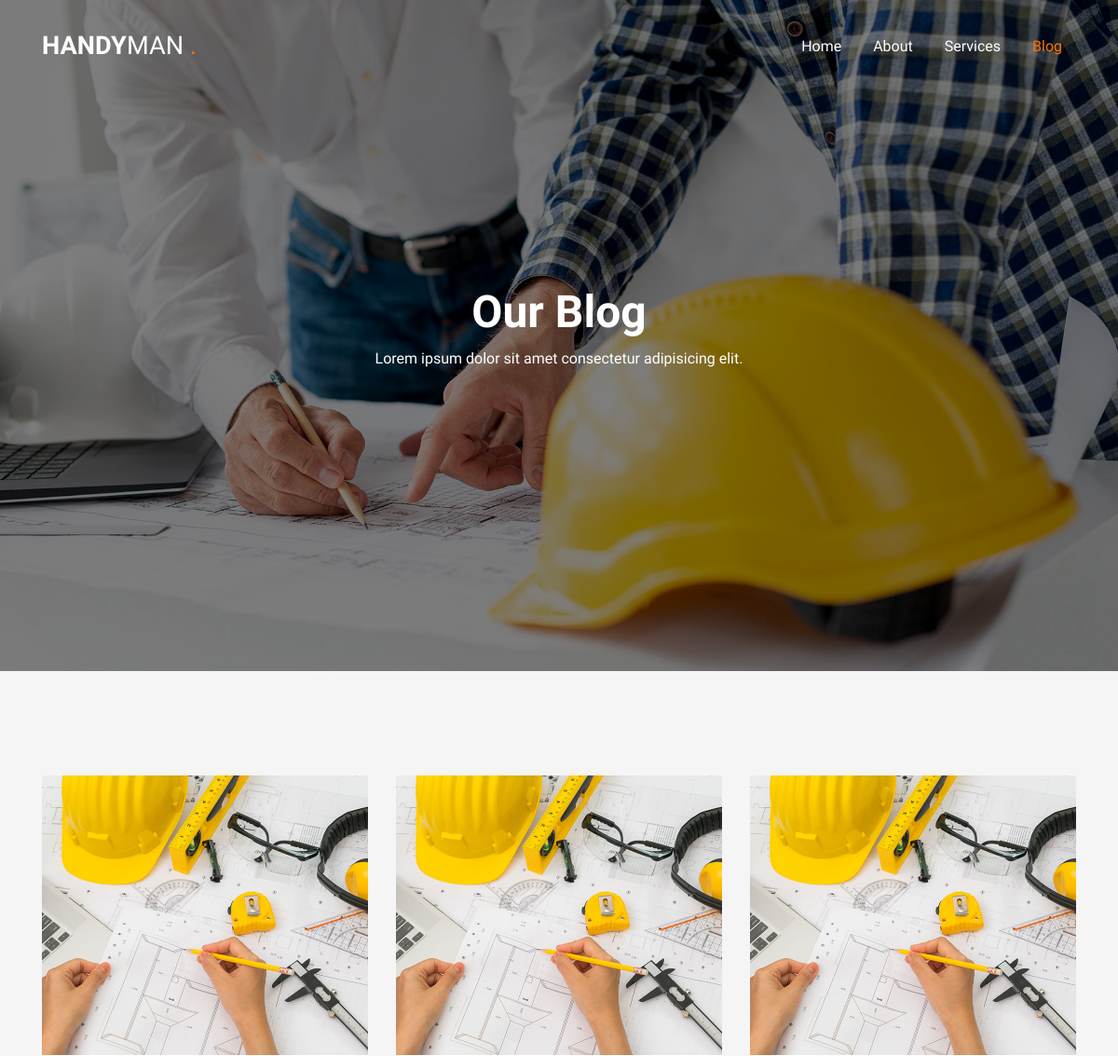
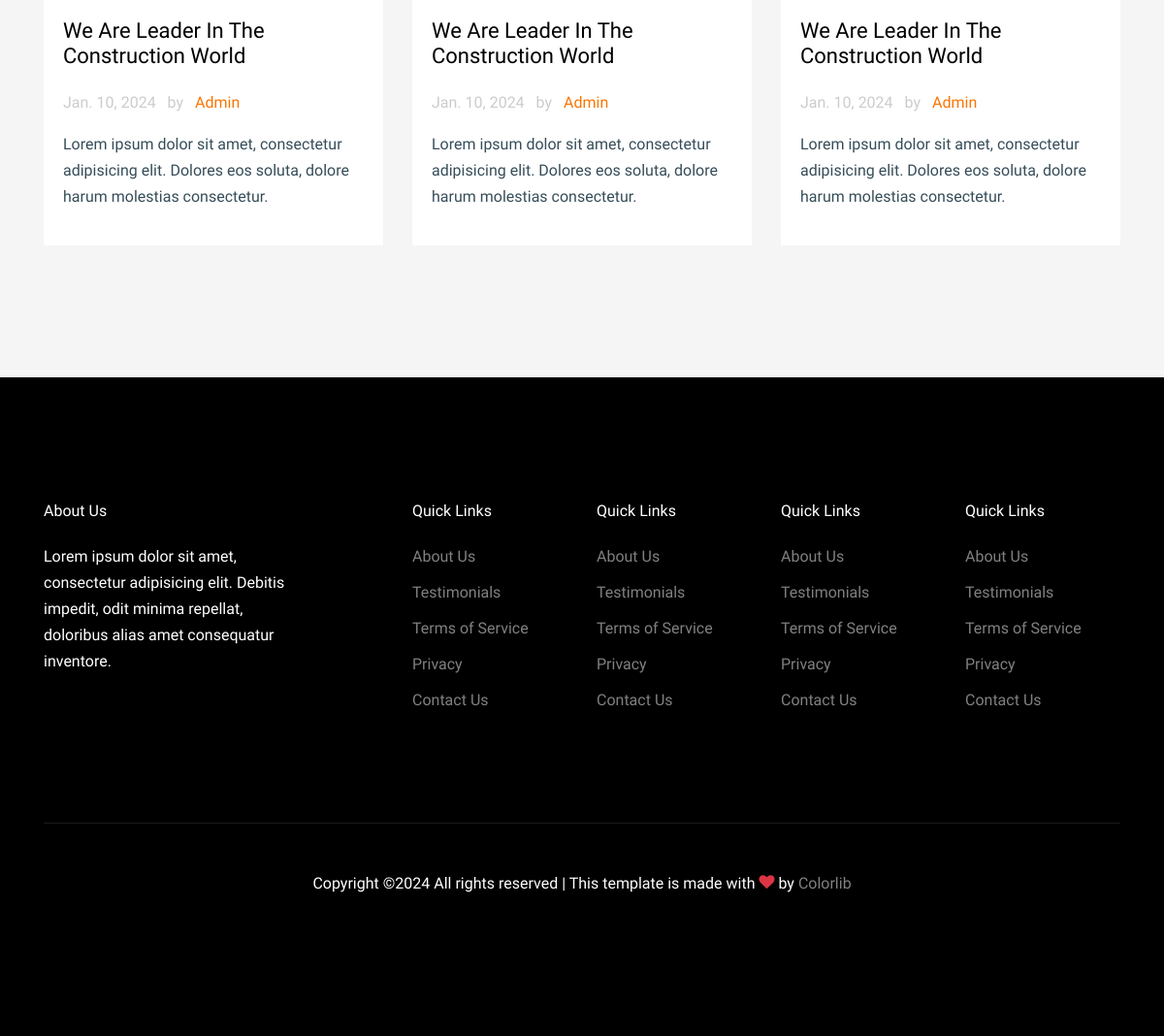
Page /blog on the committed database (2 pictures, top to bottom).
### app/models.py (models this page shows)
class Blogpage(models.Model):
    title = models.CharField(max_length=255)
    text = models.TextField(max_length=255)

class Blog(models.Model):
    title = models.CharField(max_length=255)
    date = models.DateField(max_length=255)
    admin = models.CharField(max_length=255)
    text = models.TextField(max_length=255)

### app/views.py (the view)
# urls.py: path('blog', blog, name='blog'),
def blog(request):
    blogpage = Blogpage.objects.all()
    blog = Blog.objects.all()
    context = {
        'blogpage': blogpage,
        'blog': blog,
    }
    return render(request, 'blog.html', context)

### templates/blog.html (shortened to what this page needs)
{%load static%}
<!doctype html>
<html lang="en">
  <head>
    <link rel="stylesheet" href="{% static 'fonts/icomoon/style.css' %}">
    <link rel="stylesheet" href="{% static 'css/bootstrap.min.css' %}">
    <link rel="stylesheet" href="{% static 'css/bootstrap-datepicker.css' %}">
    <link rel="stylesheet" href="{% static 'css/jquery.fancybox.min.css' %}">
    <link rel="stylesheet" href="{% static 'css/owl.carousel.min.css' %}">
    <link rel="stylesheet" href="{% static 'css/owl.theme.default.min.css' %}">
    <link rel="stylesheet" href="{% static 'fonts/flaticon/font/flaticon.css' %}">
    <link rel="stylesheet" href="{% static 'css/aos.css' %}">
    <link rel="stylesheet" href="{% static 'css/style.css' %}">
  </head>
  <body data-spy="scroll" data-target=".site-navbar-target" data-offset="300">
    <div class="site-wrap" id="home-section">
      <header class="site-navbar site-navbar-target" role="banner">
        <div class="container">
          <div class="row align-items-center position-relative">
            <div class="col-3 ">
              <div class="site-logo">
                <a href="{% url 'main' %}"><strong>Handy</strong>man <span class="text-primary">.</span> </a>
              </div>
            </div>
            <div class="col-9  text-right">
              <nav class="site-navigation text-right ml-auto d-none d-lg-block" role="navigation">
                <ul class="site-menu main-menu js-clone-nav ml-auto ">
                  <li><a href="{% url 'main' %}" class="nav-link">Home</a></li>
                  <li><a href="{% url 'about' %}" class="nav-link">About</a></li>
                  <li><a href="{% url 'services' %}" class="nav-link">Services</a></li>
                  <li class="active"><a href="{% url 'blog' %}" class="nav-link">Blog</a></li>
                </ul>
              </nav>
            </div>
          </div>
        </div>
      </header>
      <div class="ftco-blocks-cover-1">
      <div class="ftco-cover-1 overlay innerpage" style="background-image: url('images/hero_2.jpg')">
        <div class="container">
          <div class="row align-items-center justify-content-center">
            {%for Blogpage in blogpage %}
            <div class="col-lg-6 text-center">
              <h1>{{Blogpage.title}}</h1>
              <p>{{Blogpage.text}}</p>
            </div>
            {% endfor %}
          </div>
        </div>
      </div>
    </div>
    <div class="site-section bg-light">
      <div class="container">
        <div class="row">
          {% for Blog in blog %}
          <div class="col-lg-4 col-md-6 mb-4">
            <div class="post-entry-1 h-100">
              <a href="{% url 'single' %}">
                <img src="{% static 'images/img_4.jpg' %}" alt="Image"
                 class="img-fluid">
              </a>
              <div class="post-entry-1-contents">
                <h2><a href="{% url 'single' %}">{{Blog.title}}</a></h2>
                <span class="meta d-inline-block mb-3">{{Blog.date}} <span class="mx-2">by</span> <a href="#">{{Blog.admin}}</a></span>
                <p>{{Blog.text}}</p>
              </div>
            </div>
          </div>
          {% endfor %}
        </div>
      </div>
    </div>
    <footer class="site-footer">
      <div class="container">
        <div class="row">
          <div class="col-lg-3">
            <h2 class="footer-heading mb-4">About Us</h2>
                <p>Lorem ipsum dolor sit amet, consectetur adipisicing elit. Debitis impedit, odit minima repellat, doloribus alias amet consequatur inventore.</p>
          </div>
          <div class="col-lg-8 ml-auto">
            <div class="row">
              <div class="col-lg-3">
                <h2 class="footer-heading mb-4">Quick Links</h2>
                <ul class="list-unstyled">
                  <li><a href="#">About Us</a></li>
                  <li><a href="#">Testimonials</a></li>
                  <li><a href="#">Terms of Service</a></li>
                  <li><a href="#">Privacy</a></li>
                  <li><a href="#">Contact Us</a></li>
                </ul>
              </div>
              <div class="col-lg-3">
                <h2 class="footer-heading mb-4">Quick Links</h2>
                <ul class="list-unstyled">
                  <li><a href="#">About Us</a></li>
                  <li><a href="#">Testimonials</a></li>
                  <li><a href="#">Terms of Service</a></li>
                  <li><a href="#">Privacy</a></li>
                  <li><a href="#">Contact Us</a></li>
                </ul>
              </div>
              <div class="col-lg-3">
                <h2 class="footer-heading mb-4">Quick Links</h2>
                <ul class="list-unstyled">
                  <li><a href="#">About Us</a></li>
                  <li><a href="#">Testimonials</a></li>
                  <li><a href="#">Terms of Service</a></li>
                  <li><a href="#">Privacy</a></li>
                  <li><a href="#">Contact Us</a></li>
                </ul>
              </div>
              <div class="col-lg-3">
                <h2 class="footer-heading mb-4">Quick Links</h2>
                <ul class="list-unstyled">
                  <li><a href="#">About Us</a></li>
                  <li><a href="#">Testimonials</a></li>
                  <li><a href="#">Terms of Service</a></li>
                  <li><a href="#">Privacy</a></li>
                  <li><a href="#">Contact Us</a></li>
                </ul>
              </div>
            </div>
          </div>
        </div>
        <div class="row pt-5 mt-5 text-center">
          <div class="col-md-12">
            <div class="border-top pt-5">
              <p>
            Copyright &copy;<script>document.write(new Date().getFullYear());</script> All rights reserved | This template is made with <i class="icon-heart text-danger" aria-hidden="true"></i> by <a href="https://colorlib.com" target="_blank" >Colorlib</a>
            </p>
            </div>
          </div>
        </div>
      </div>
    </footer>
    </div>
  </body>
</html>

### static/css/style.css (style rules this page uses)
html { overflow-x: hidden; }
body { line-height: 1.7; color: #364d59 !important; font-weight: 300; font-size: 1rem; }
a { -webkit-transition: .3s all ease; -o-transition: .3s all ease; transition: .3s all ease; text-decoration: none; }
h1, h2, h3, h4, h5, .h1, .h2, .h3, .h4, .h5 { font-weight: 300; color: #364d59; }
.site-section { padding: 2.5em 0; }
@media (min-width: 768px) { .site-section { padding: 5em 0; } }
.site-footer { padding: 4em 0; background: #000; }
@media (min-width: 768px) { .site-footer { padding: 8em 0; } }
.site-footer .border-top { border-top: 1px solid rgba(255, 255, 255, 0.1) !important; }
.site-footer p { color: #fff; }
.site-footer h2, .site-footer h3, .site-footer h4, .site-footer h5 { color: #fff; }
.site-footer a { color: rgba(255, 255, 255, 0.5); }
.site-footer ul li { margin-bottom: 10px; }
.site-footer .footer-heading { font-size: 16px; color: #fff; }
.site-navbar { margin-bottom: 0px; z-index: 1999; position: absolute; top: 0; width: 100%; padding: 1rem; }
.site-navbar .site-logo { margin: 0; padding: 0; font-size: 1.7rem; text-transform: uppercase; }
.site-navbar .site-logo strong { font-weight: 900; }
.site-navbar .site-logo a { color: #fff; }
.site-navbar .site-navigation .site-menu { margin: 0; padding: 0; margin-bottom: 0; }
.site-navbar .site-navigation .site-menu .active { color: #fb7400 !important; }
.site-navbar .site-navigation .site-menu a { text-decoration: none !important; display: inline-block; }
.site-navbar .site-navigation .site-menu > li { display: inline-block; }
.site-navbar .site-navigation .site-menu > li > a { margin-left: 15px; margin-right: 15px; padding: 20px 0px; color: #fff !important; display: inline-block; text-decoration: none !important; }
.site-navbar .site-navigation .site-menu > li.active > a { color: #fb7400 !important; }
.site-mobile-menu .site-nav-wrap { padding: 0; margin: 0; list-style: none; position: relative; }
.site-mobile-menu .site-nav-wrap a { padding: 10px 20px; display: block; position: relative; color: #212529; }
.site-mobile-menu .site-nav-wrap li { position: relative; display: block; }
.site-mobile-menu .site-nav-wrap li.active > a { color: #fb7400; }
.site-mobile-menu .site-nav-wrap > li { display: block; position: relative; float: left; width: 100%; }
.site-mobile-menu .site-nav-wrap > li > a { padding-left: 20px; font-size: 20px; }
.site-section { padding: 7rem 0; }
.ftco-cover-1 { background-size: cover; background-position: center center; background-repeat: no-repeat; }
.ftco-cover-1, .ftco-cover-1 .container > .row { height: 100vh; min-height: 670px; }
.ftco-cover-1.innerpage, .ftco-cover-1.innerpage .container > .row { height: 90vh; min-height: 700px; }
.ftco-cover-1 > .container { position: relative; }
.ftco-cover-1.overlay { position: relative; }
.ftco-cover-1.overlay:before { content: ""; position: absolute; top: 0; left: 0; right: 0; bottom: 0; opacity: .5; background: #000; }
.ftco-cover-1.overlay h1 { color: #fff; font-size: 3rem; font-weight: 900; }
.ftco-cover-1.overlay p { color: #fff; }
.bg-light { background-color: #f6f5f5 !important; }
.post-entry-1 .meta { color: #ccc; }
.post-entry-1 .post-entry-1-contents { background: #fff; padding: 20px; }
.post-entry-1 .post-entry-1-contents h2 { font-size: 22px; margin-bottom: 20px; }
.post-entry-1 .post-entry-1-contents h2 a { color: #000; }

### rows in the picture
Blogpage: title "Our Blog", text "Lorem ipsum dolor sit amet consectetur adipisicing elit."
Blog: title "We Are Leader In The Construction World", date "Jan. 10, 2024", admin "Admin", text "Lorem ipsum dolor sit amet, consectetur adipisicing elit. Dolores eos soluta, dolore harum molestias consectetur."
Blog: title "We Are Leader In The Construction World", date "Jan. 10, 2024", admin "Admin", text "Lorem ipsum dolor sit amet, consectetur adipisicing elit. Dolores eos soluta, dolore harum molestias consectetur."
Blog: title "We Are Leader In The Construction World", date "Jan. 10, 2024", admin "Admin", text "Lorem ipsum dolor sit amet, consectetur adipisicing elit. Dolores eos soluta, dolore harum molestias consectetur."
